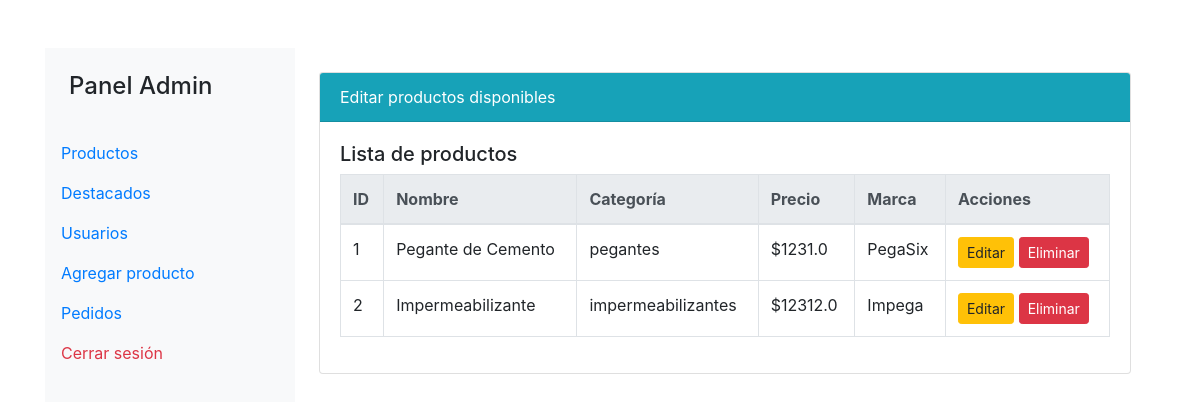
Before: /usuarios/bloquear/1 with the older database file.
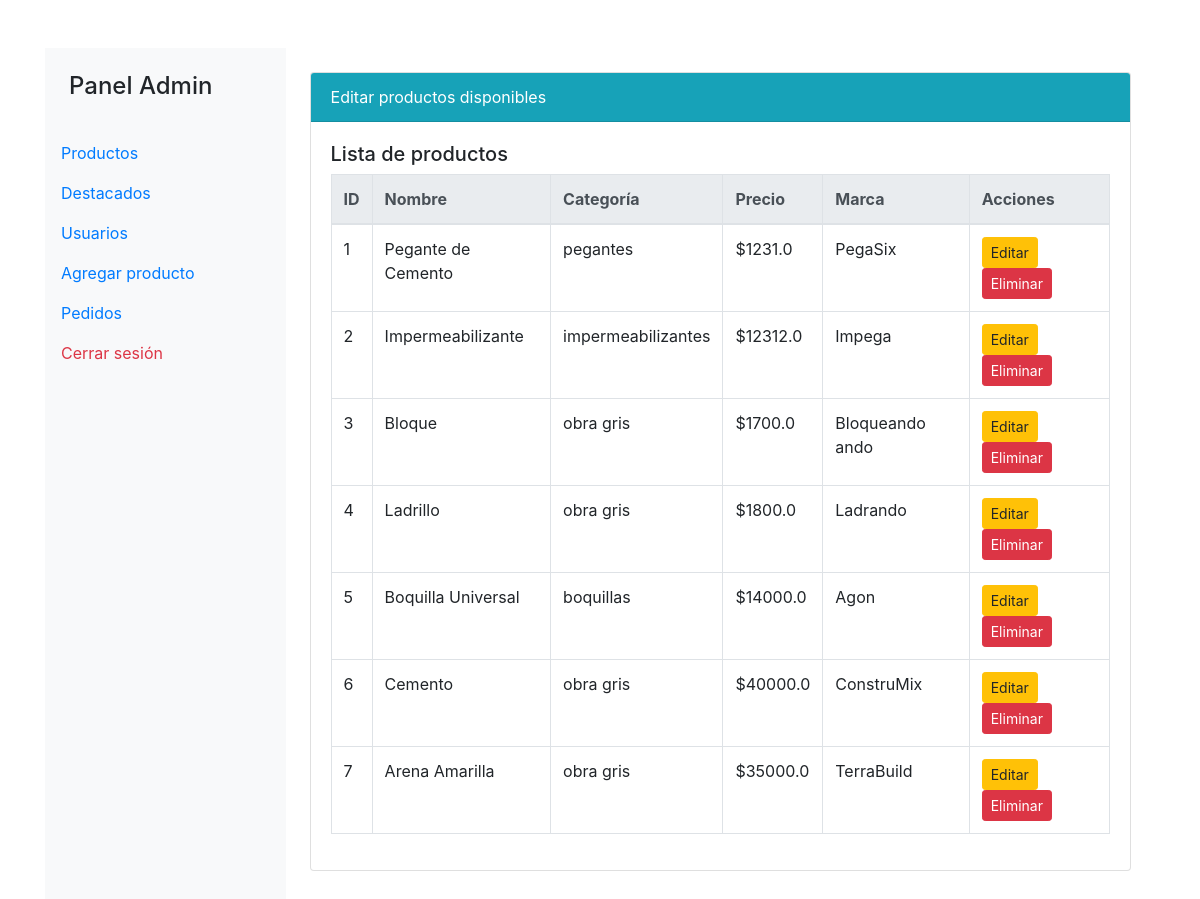
After: the same page with the newer database file.
### app/models/productos.py (models this page shows, shortened)
class Producto(db.Model):
    id = db.Column(db.Integer, primary_key=True)
    nombre = db.Column(db.String(100), nullable=False)
    descripcion = db.Column(db.String(255), nullable=False)
    categoria = db.Column(db.String(50), nullable=False)
    precio = db.Column(db.Float, nullable=False)
    imagen = db.Column(db.String(255))
    presentacion = db.Column(db.String(100))
    marca = db.Column(db.String(100))
    destacado = db.Column(db.Boolean, default=False)
    stock = db.Column(db.Integer, nullable=False, default=0)  # Nuevo campo para el stock

### app/routes/users_route.py (the view)
@bp.route('/usuarios/bloquear/<int:id>')
def bloquear_usuario(id):
    usuario = Users.query.get_or_404(id)
    usuario.bloqueado = True
    db.session.commit()
    from app.models.productos import Producto
    usuarios = Users.query.all()
    productos = Producto.query.all()
    mensaje_bloqueo = 'Usuario bloqueado.'
    return render_template('admin_dashboard.html', usuarios=usuarios, productos=productos, mensaje_bloqueo=mensaje_bloqueo)

### app/templates/admin_dashboard.html (shortened to what this page needs)
<!DOCTYPE html>
<html lang="en">
<head>
    <link rel="stylesheet" href="https://stackpath.bootstrapcdn.com/bootstrap/4.5.2/css/bootstrap.min.css">
</head>
<body>
<div class="container mt-5">
    <div class="d-flex">
        <nav class="bg-light border-end" id="sidebar" style="width: 250px; min-height: 100vh;">
            <div class="sidebar-header p-4">
                <h4>Panel Admin</h4>
            </div>
            <ul class="nav flex-column">
                <li class="nav-item"><a class="nav-link" href="#productos" onclick="showSection('productos')">Productos</a></li>
                <li class="nav-item"><a class="nav-link" href="#destacados" onclick="showSection('destacados')">Destacados</a></li>
                <li class="nav-item"><a class="nav-link" href="#usuarios" onclick="showSection('usuarios')">Usuarios</a></li>
                <li class="nav-item"><a class="nav-link" href="#agregar" onclick="showSection('agregar')">Agregar producto</a></li>
                <li class="nav-item"><a class="nav-link" href="#pedidos" onclick="showSection('pedidos')">Pedidos</a></li>
                <li class="nav-item"><a class="nav-link text-danger" href="{{ url_for('auth.logout') }}">Cerrar sesión</a></li>
            </ul>
        </nav>
        <div class="flex-grow-1 p-4">
            <div id="productos" class="section">
                <div class="card mb-5">
                    <div class="card-header bg-info text-white">Editar productos disponibles</div>
                    <div class="card-body">
                        <h5>Lista de productos</h5>
                        <table class="table table-bordered table-hover">
                            <thead class="thead-light">
                                <tr>
                                    <th>ID</th>
                                    <th>Nombre</th>
                                    <th>Categoría</th>
                                    <th>Precio</th>
                                    <th>Marca</th>
                                    <th>Acciones</th>
                                </tr>
                            </thead>
                            <tbody>
                                {% for producto in productos %}
                                <tr>
                                    <td>{{ producto.id }}</td>
                                    <td>{{ producto.nombre }}</td>
                                    <td>{{ producto.categoria }}</td>
                                    <td>${{ producto.precio }}</td>
                                    <td>{{ producto.marca or 'N/A' }}</td>
                                    <td>
                                        <a href="{{ url_for('productos.editar_producto', id=producto.id) }}" class="btn btn-warning btn-sm">Editar</a>
                                        <a href="{{ url_for('productos.eliminar_producto', id=producto.id) }}" class="btn btn-danger btn-sm" onclick="return confirm('¿Seguro que deseas eliminar este producto?');">Eliminar</a>
                                    </td>
                                </tr>
                                {% endfor %}
                            </tbody>
                        </table>
                    </div>
                </div>
            </div>
        </div>
    </div>
</div>
</body>
</html>

Changed rows visible on the page:
added Producto: id "3", nombre "Bloque", categoria "obra gris", precio "1700.0", marca "Bloqueando ando"
added Producto: id "4", nombre "Ladrillo", categoria "obra gris", precio "1800.0", marca "Ladrando"
added Producto: id "5", nombre "Boquilla Universal", categoria "boquillas", precio "14000.0", marca "Agon"
added Producto: id "6", nombre "Cemento", categoria "obra gris", precio "40000.0", marca "ConstruMix"
added Producto: id "7", nombre "Arena Amarilla", categoria "obra gris", precio "35000.0", marca "TerraBuild"
